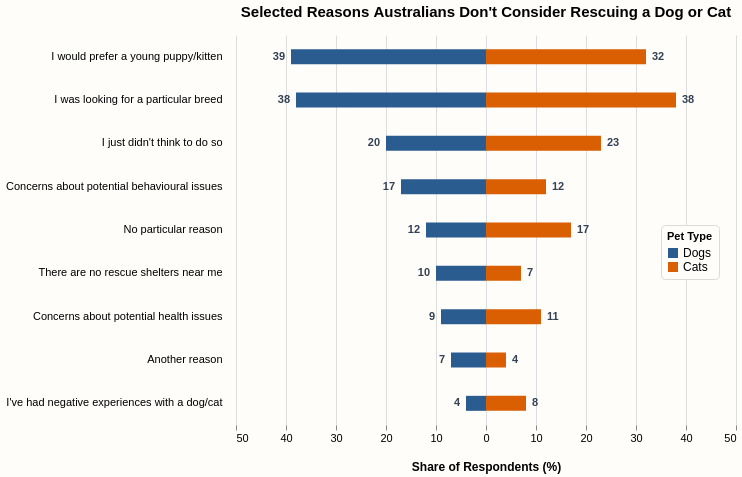

Vega-Lite specification for this chart:
### Vega-Lite specification from a JSON file in a GitHub repository (floating-point values rounded to 4 significant figures)
{"$schema": "https://vega.github.io/schema/vega-lite/v5.json", "background": "#fffdf9", "width": 500, "height": 390, "title": {"text": "Selected Reasons Australians Don't Consider Rescuing a Dog or Cat", "fontSize": 15, "offset": 15, "anchor": "middle"}, "config": {"view": {"stroke": null}, "axis": {"domain": false}}, "data": {"values": [{"reason": "I would prefer a young puppy/kitten", "animal": "Dogs", "percentage": 39}, {"reason": "I would prefer a young puppy/kitten", "animal": "Cats", "percentage": 32}, {"reason": "I was looking for a particular breed", "animal": "Dogs", "percentage": 38}, {"reason": "I was looking for a particular breed", "animal": "Cats", "percentage": 38}, {"reason": "I just didn't think to do so", "animal": "Dogs", "percentage": 20}, {"reason": "I just didn't think to do so", "animal": "Cats", "percentage": 23}, {"reason": "Concerns about potential behavioural issues", "animal": "Dogs", "percentage": 17}, {"reason": "Concerns about potential behavioural issues", "animal": "Cats", "percentage": 12}, {"reason": "No particular reason", "animal": "Dogs", "percentage": 12}, {"reason": "No particular reason", "animal": "Cats", "percentage": 17}, {"reason": "There are no rescue shelters near me", "animal": "Dogs", "percentage": 10}, {"reason": "There are no rescue shelters near me", "animal": "Cats", "percentage": 7}, {"reason": "Concerns about potential health issues", "animal": "Dogs", "percentage": 9}, {"reason": "Concerns about potential health issues", "animal": "Cats", "percentage": 11}, {"reason": "Another reason", "animal": "Dogs", "percentage": 7}, {"reason": "Another reason", "animal": "Cats", "percentage": 4}, {"reason": "I've had negative experiences with a dog/cat", "animal": "Dogs", "percentage": 4}, {"reason": "I've had negative experiences with a dog/cat", "animal": "Cats", "percentage": 8}]}, "transform": [{"calculate": "datum.animal == 'Dogs' ? -datum.percentage : datum.percentage", "as": "signed_percentage"}], "encoding": {"y": {"field": "reason", "type": "nominal", "title": null, "sort": ["I would prefer a young puppy/kitten", "I was looking for a particular breed", "I just didn't think to do so", "Concerns about potential behavioural issues", "No particular reason", "There are no rescue shelters near me", "Concerns about potential health issues", "Another reason", "I've had negative experiences with a dog/cat"], "axis": {"labelLimit": 350, "labelPadding": 14, "labelFontSize": 11, "ticks": false}}}, "layer": [{"mark": {"type": "bar", "size": 15, "opacity": 1}, "encoding": {"x": {"field": "signed_percentage", "type": "quantitative", "title": "Share of Respondents (%)", "scale": {"domain": [-48, 48], "zero": true, "padding": 0}, "axis": {"grid": true, "labelFontSize": 11, "titleFontSize": 12, "titlePadding": 18, "labelExpr": "abs(datum.value)"}}, "x2": {"value": 0}, "color": {"field": "animal", "type": "nominal", "scale": {"domain": ["Dogs", "Cats"], "range": ["#2b5c8f", "#d95f02"]}, "legend": {"title": "Pet Type", "labelFontSize": 12, "orient": "none", "legendX": 425, "legendY": 190, "fillColor": "#fffdf9", "strokeColor": "#d9ddd7", "padding": 6, "cornerRadius": 4}}, "tooltip": [{"field": "reason", "type": "nominal", "title": "Reason:"}, {"field": "animal", "type": "nominal", "title": "Pet Type:"}, {"field": "percentage", "type": "quantitative", "title": "Share (%):"}]}}, {"mark": {"type": "text", "fontSize": 11, "fontWeight": "bold", "color": "#334155", "dx": {"expr": "datum.animal == 'Dogs' ? -6 : 6"}, "align": {"expr": "datum.animal == 'Dogs' ? 'right' : 'left'"}}, "encoding": {"x": {"field": "signed_percentage", "type": "quantitative"}, "text": {"field": "percentage", "type": "quantitative", "format": "d"}}}]}
